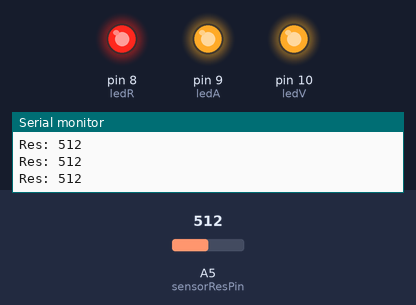
This sketch was run on a simulated Arduino Uno, built with avr-gcc and run on an emulated ATmega328P. Shown: output pins drawn as LEDs (lit = HIGH), the last lines printed to the serial monitor. The inputs (shaded band) are chosen by the test bench; at power-on: A5 (sensorResPin) = 512.

Above: at 1.3 s.
1.4 s: A5 (sensorResPin) set to 83
2.9 s: A5 (sensorResPin) set to 68
At 3.3 s:
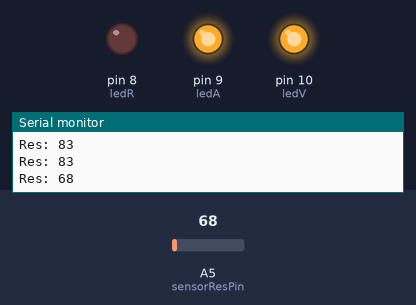
4.5 s: A5 (sensorResPin) set to 40
At 5.7 s:
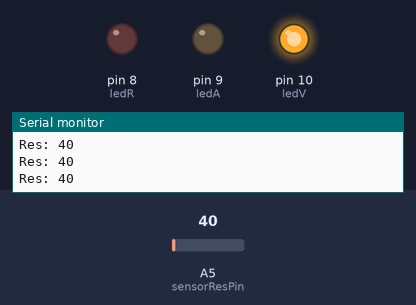
6.0 s: A5 (sensorResPin) set to 15
At 6.9 s:
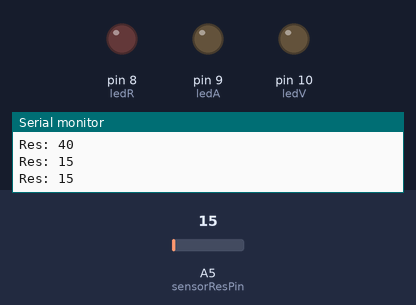
7.5 s: A5 (sensorResPin) set to 35
At 8.0 s:
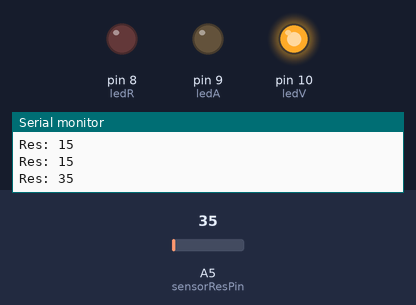
9.0 s: A5 (sensorResPin) set to 60
At 10.4 s:
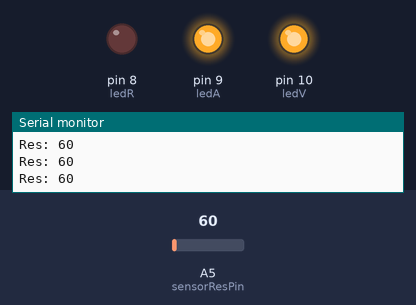
Timing chart, 0 to 11.5 s (numbered marks = the images above; inputs shaded):
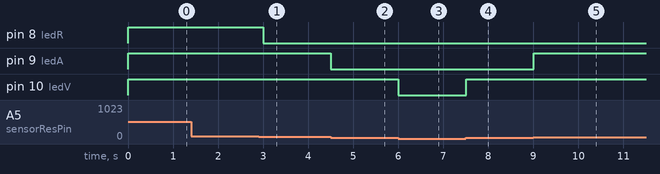

The sketch:

trabajoDuinOS.ino
```cpp
/*
 Trabajo DuinOS

 Blinks two LEDs. One LED shows two combined waves.

 The circuit: ##Pins:
 * LED connected from digital pin 14 to Vcc.
 * LED connected from digital pin 15 to Vcc.

 ##Pins:
 * Note: On most Comm.ProgUSB boards, there are already two LEDs on the board
 connected to pins 14 and 15, so you don't need any extra components for this example.
 */

/*
  La pantalla mostrara el porcentaje de brillo y contraste
 que vendra dado por dos potenciometros conectados a los
 reguladores correspondientes de la pantalla (Vss para brillo
 y Vee para contraste)

 The circuit:
 * LCD RS pin to digital pin 12
 * LCD Enable pin to digital pin 11
 * LCD D4 pin to digital pin 5
 * LCD D5 pin to digital pin 4
 * LCD D6 pin to digital pin 3
 * LCD D7 pin to digital pin 2
 * 10K resistor:
 * ends to +5V and ground
 * wiper to LCD VO pin (pin 3)
 + salida del potenciometro del brillo a A0
 + salida del potenciometro del contraste a A1

 */

#include <LiquidCrystal.h>

// initialize the library with the numbers of the interface pins
//LiquidCrystal lcd(12, 11, 5, 4, 3, 2);

// entradas analogicas
int sensorRes;
int sensorResPin = 5;
//int sensorBri;
//int sensorBriPin = 0;
//int sensorCon;
//int sensorConPin = 1;
//int sensorLum;
//int sensorLumPin = 2;

//int sensorTor;
//int sensorTorPin = 3;
//int sensorTem;
//int sensorTemPin = 4;

// salidas digitales
int ledV = 10;
int ledA = 9;
int ledR = 8;

//##################################################################################################################

// Forward declaration, to let redLED call to resumeTask(greenLED). It's not necessary if we put the greenLED
// itself here, but declareLoopTask may be usefull in more complex situations:
//declareTaskLoop(sensores);
//declareTaskLoop(lcd);

//##################################################################################################################

//taskLoop(sensores)
//{
//
//}

//taskLoop(lcd)
//{
//
//}

//##################################################################################################################

// The setup() method runs once, when the sketch starts
void setup()
{
  //
  Serial.begin(9600);

  // Initialize the digital pins as outputs
  pinMode(ledV, OUTPUT);
  pinMode(ledA, OUTPUT);
  pinMode(ledR, OUTPUT);

  //  createTaskLoop(sensores, NORMAL_PRIORITY);
  //  createTaskLoop(lcd, LOW_PRIORITY);

  // set up the LCD's number of columns and rows:
  //  lcd.begin(16, 2);
  // Print a message to the LCD.
  //  lcd.print("Res:");

}

// This is the main loop() method, wich runs over and over again,
// as long as the Arduino has power. Is a LOW_PRIORITY taskLoop:
void loop()
{
  //  sensorBri = analogRead(sensorBriPin);
  //  sensorCon = analogRead(sensorConPin);
  //  sensorLum = analogRead(sensorLumPin);
  //  sensorTor = analogRead(sensorTorPin);
  //  sensorTem = analogRead(sensorTemPin);

  // gestion de la pantalla lcd
  //  lcd.setCursor(0,1);
  //  sensorLum = 100-(int)(((1023.0-sensorLum)/1024.0)*100);
  //  if(sensorLum < 10){
  //    lcd.setCursor(1,1);
  //    lcd.print(" ");
  //    lcd.setCursor(0,1);
  //  }
  //  lcd.print(sensorLum);
  //  Serial.print("Lum: ");
  //  Serial.println(sensorLum);

  //  lcd.setCursor(4,1);
  //  sensorTor = (int)(((1023.0-sensorTor)/1024.0)*100);
  //  if(sensorTor < 10){
  //    lcd.setCursor(5,1);
  //    lcd.print(" ");
  //    lcd.setCursor(4,1);
  //  }
  //  lcd.print(sensorTor);
  //
  //  lcd.setCursor(8,1);
  //  sensorTem = (int)(((1023.0-sensorTem)/1024.0)*100);
  //  if(sensorTem < 10){
  //    lcd.setCursor(9,1);
  //    lcd.print(" ");
  //    lcd.setCursor(8,1);
  //  }
  //  lcd.print(sensorTem);

  //  Serial.print(sensorLum);
  //  Serial.print("    ");
  //  Serial.println(sensorTor);
  //  delay(10);

  //----------------------------------------------

  sensorRes = analogRead(sensorResPin);

  //  lcd.setCursor(0,1);
  //  sensorRes = 100-(int)(((1023.0-sensorRes)/1024.0)*100);
  //  if(sensorRes < 10){
  //    lcd.setCursor(1,1);
  //    lcd.print(" ");
  //    lcd.setCursor(0,1);
  //  }
  //  lcd.print(sensorRes);
  Serial.print("Res: ");
  Serial.println(sensorRes, DEC);

  if(sensorRes < 25){
    digitalWrite(ledV, LOW);
    digitalWrite(ledA, LOW);
    digitalWrite(ledR, LOW);
  }
  else if(sensorRes > 25 && sensorRes < 50){
    digitalWrite(ledV, HIGH);
    digitalWrite(ledA, LOW);
    digitalWrite(ledR, LOW);
  }
  else if(sensorRes > 50 && sensorRes < 75){
    digitalWrite(ledV, HIGH);
    digitalWrite(ledA, HIGH);
    digitalWrite(ledR, LOW);
  }
  else{
    digitalWrite(ledV, HIGH);
    digitalWrite(ledA, HIGH);
    digitalWrite(ledR, HIGH);
  }
  delay(500);

  //----------------------------------------------

  //  if(redLED_isOn){
  //    digitalWrite(ledPinRed, LOW);  // set the LED off
  //    delay(25);                     // The OS can be tested reducing these delays, and seeing how both LEDs work together...
  //    digitalWrite(ledPinRed, HIGH); // set the LED on
  //    delay(25);
  //  }
  //  else{
  //    digitalWrite(ledPinRed, LOW);  //  LED is off
  //    // If nextTask is not called, the application will not hang, because the OS is preemptive. BUT, the current task
  //    // will consume a lot of computational resources (due to it's lack of a delay() in this branch), the application will
  //    // turn slower, and the other tasks may be affected by this, loossing precision in their timing:
  //    nextTask();
  //  }
}
```

Measured:
- the behaviour switches between 75 and 74 on A5 (sensorResPin) (found by bisection; images 0 and 1)
- after the input at 2.9 s, pin 8 (ledR): HIGH → LOW after 0.10 s
- after the input at 4.5 s, pin 9 (ledA): HIGH → LOW at once
- after the input at 6.0 s, pin 10 (ledV): HIGH → LOW at once
- after the input at 7.5 s, pin 10 (ledV): LOW → HIGH at once
- after the input at 9.0 s, pin 9 (ledA): LOW → HIGH at once
